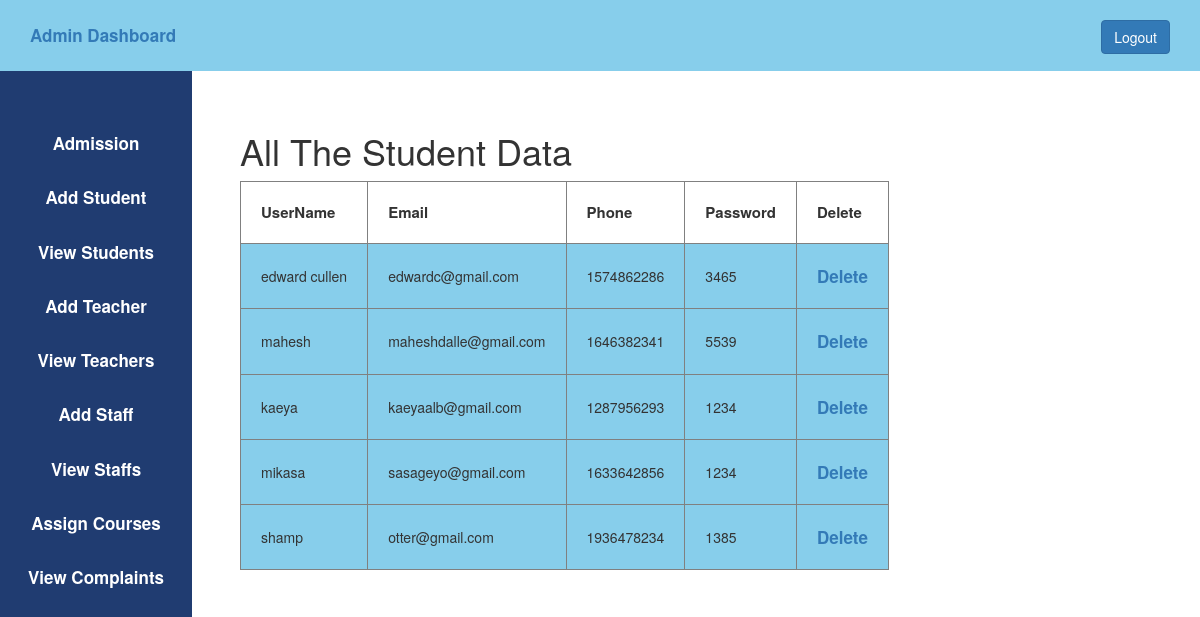
Screenshot of /view_student.php (signed in) with the database file from the repository.
### tables this page shows
CREATE TABLE `user` (
  `id` int(11) NOT NULL,
  `username` varchar(50) DEFAULT NULL,
  `phone` int(30) DEFAULT NULL,
  `email` varchar(50) DEFAULT NULL,
  `usertype` varchar(50) DEFAULT NULL,
  `password` varchar(50) DEFAULT NULL
);

### view_student.php (the view, shortened to what this page needs)
<?php
    $host="localhost";
    $user="root";
    $password="";
    $db="studentmanagement";
    $data=mysqli_connect($host,$user,$password,$db);
    $sql="SELECT * from user WHERE usertype='student'";
    $result=mysqli_query($data,$sql);
?>
<!DOCTYPE html>
<html lang="en">
<head>
    <link rel="stylesheet" href="https://maxcdn.bootstrapcdn.com/bootstrap/3.4.1/css/bootstrap.min.css">
    <link rel="stylesheet" type="text/css" href="admin.css">
</head>
<body>
    <?php
        include 'admin_sidebar.php';
    ?>
    <div class="content">
		<h1>All The Student Data</h1>
        <table border="1px">
            <tr>
                <th style="padding: 20px; font-size: 15px;">UserName</th>
                <th style="padding: 20px; font-size: 15px;">Email</th>
                <th style="padding: 20px; font-size: 15px;">Phone</th>
                <th style="padding: 20px; font-size: 15px;">Password</th>
                <th style="padding: 20px; font-size: 15px;">Delete</th>
            </tr>
            <?php
            while($info= $result->fetch_assoc())
            {
            ?>
            <tr>
                <td style="padding: 20px; background-color:skyblue;">
                    <?php echo "{$info['username']}"; ?>
                </td>
                <td style="padding: 20px; background-color:skyblue;">
                    <?php echo "{$info['email']}"; ?>
                </td>
                <td style="padding: 20px; background-color:skyblue;">
                    <?php echo "{$info['phone']}"; ?>
                </td>
                <td style="padding: 20px; background-color:skyblue;">
                    <?php echo "{$info['password']}"; ?>
                </td>
                <td style="padding: 20px; background-color:skyblue;">
                    <?php echo "<a href='delete.php?student_id={$info['id']}'> Delete </a>"; ?>
                </td>
            </tr>
            <?php
            }
            ?>
        </table>
    </div>
</body>
</html>

### admin_sidebar.php
<header class="header">
		<a href="">Admin Dashboard</a>
		<div class="logout">
			<a href="logout.php" class="btn btn-primary">Logout</a>
		</div>
	</header>
    <aside>
		<ul>
			<li>
				<a href="admission.php">Admission</a>
			</li>
			<li>
				<a href="add_student.php">Add Student</a>
			</li>
			<li>
				<a href="view_student.php">View Students</a>
			</li>
			<li>
				<a href="add_teacher.php">Add Teacher</a>
			</li>
			<li>
				<a href="view_teacher.php">View Teachers</a>
			</li>
			<li>
				<a href="add_staff.php">Add Staff</a>
			</li>
			<li>
				<a href="view_staff.php">View Staffs</a>
			</li>
			<li>
				<a href="assign_course.php">Assign Courses</a>
			</li>
			<li>
				<a href="admin_view_complaints.php">View Complaints</a>
			</li>
		</ul>
	</aside>

### admin.css (style rules this page uses)
* { margin: 0px; padding: 0px; }
.header { background-color: skyblue; line-height: 70px; padding-left: 30px; }
a,a:hover { font-weight: bold; font-size: 17px; text-decoration: none; }
.logout { float: right; padding-right: 30px; }
ul { background-color: rgb(32, 60, 113); width: 16%; height: 100%; position: fixed; padding-top: 5%; text-align: center; }
ul li { list-style: none; padding-bottom: 30px; font-size: 15px; }
ul li a { color: white; font-weight: bold; }
.content { margin-left: 20%; margin-top: 5%; }

### rows the page displays
user: username "edward cullen", email "edwardc@gmail.com", phone "1574862286", password "3465"
user: username "mahesh", email "maheshdalle@gmail.com", phone "1646382341", password "5539"
user: username "kaeya", email "kaeyaalb@gmail.com", phone "1287956293", password "1234"
user: username "mikasa", email "sasageyo@gmail.com", phone "1633642856", password "1234"
user: username "shamp", email "otter@gmail.com", phone "1936478234", password "1385"
